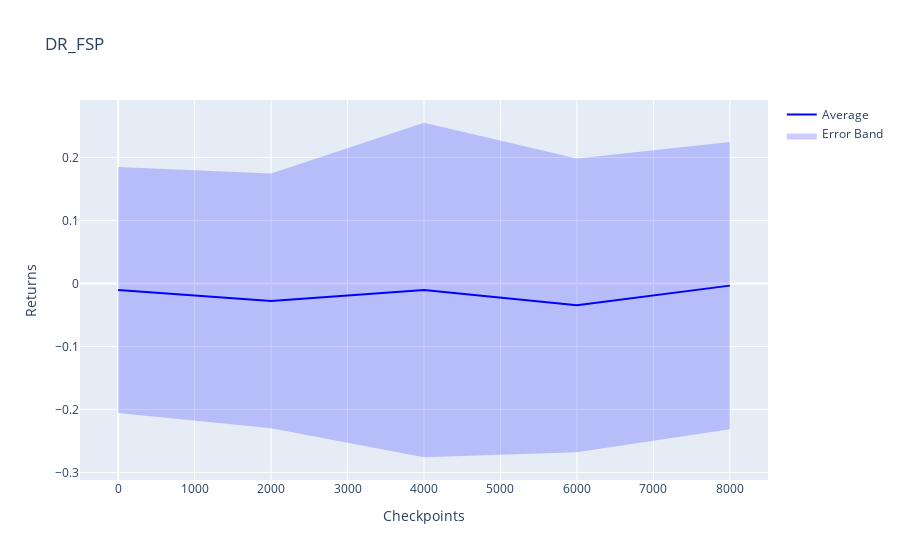

The cell this chart's notebook holds for it:
### Code cell
def plot_performances(agent_name: str, experiment: str):
    with open(f"round_robin/{experiment}.json") as f:
        logs = json.load(f)
        df = {
            int(key): {
                "avg": np.array(logs[agent_name][key]).mean(),
                "std": np.array(logs[agent_name][key]).std(),
            }
            for key in sorted(
                logs[agent_name].keys(),
            )
        }
    df = pd.DataFrame(df.values(), index=df.keys(), columns=["avg", "std"])
    df["lower"] = df["avg"] - df["std"]
    df["upper"] = df["avg"] + df["std"]

    fig = go.Figure()

    fig.add_trace(
        go.Scatter(
            x=df.index,
            y=df["avg"],
            mode="lines",
            line=dict(color="blue"),
            name="Average",
        )
    )

    fig.add_trace(
        go.Scatter(
            x=np.array([df.index, df.index[::-1]]).flatten(),
            y=np.array([df["upper"], df["lower"][::-1]]).flatten(),
            fill="toself",
            fillcolor="rgba(0, 0, 255, 0.2)",
            line=dict(color="rgba(255, 255, 255, 0)"),
            name="Error Band",
        )
    )

    fig.update_layout(
        title=agent_name,
        xaxis_title="Checkpoints",
        yaxis_title="Returns",
        showlegend=True,
    )
    fig.show()


plot_performances("DR_FSP", "DR_FSP_DR_SP")

### Figure 1 — Plotly figure (JSON) as saved in the notebook; plotly's stock layout.template omitted (floating-point values rounded to 4 significant figures)
{"data": [{"line": {"color": "blue"}, "mode": "lines", "name": "Average", "type": "scatter", "x": [0, 2000, 4000, 6000, 8000], "y": [-0.01042, -0.02778, -0.01042, -0.03472, -0.003472]}, {"fill": "toself", "fillcolor": "rgba(0, 0, 255, 0.2)", "line": {"color": "rgba(255, 255, 255, 0)"}, "name": "Error Band", "type": "scatter", "x": [0, 2000, 4000, 6000, 8000, 8000, 6000, 4000, 2000, 0], "y": [0.1847, 0.1744, 0.2551, 0.1984, 0.2247, -0.2317, -0.2679, -0.2759, -0.23, -0.2056]}], "layout": {"showlegend": true, "title": {"text": "DR_FSP"}, "xaxis": {"title": {"text": "Checkpoints"}}, "yaxis": {"title": {"text": "Returns"}}}}
